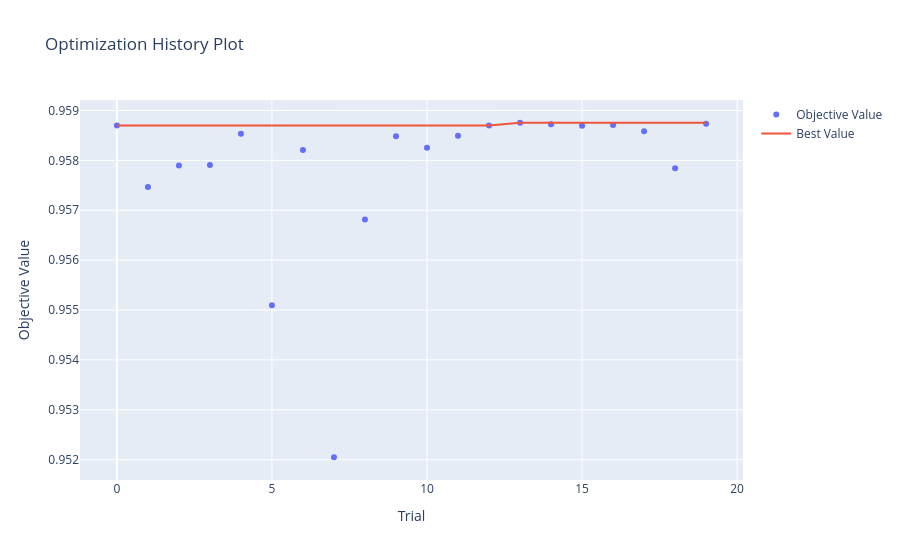
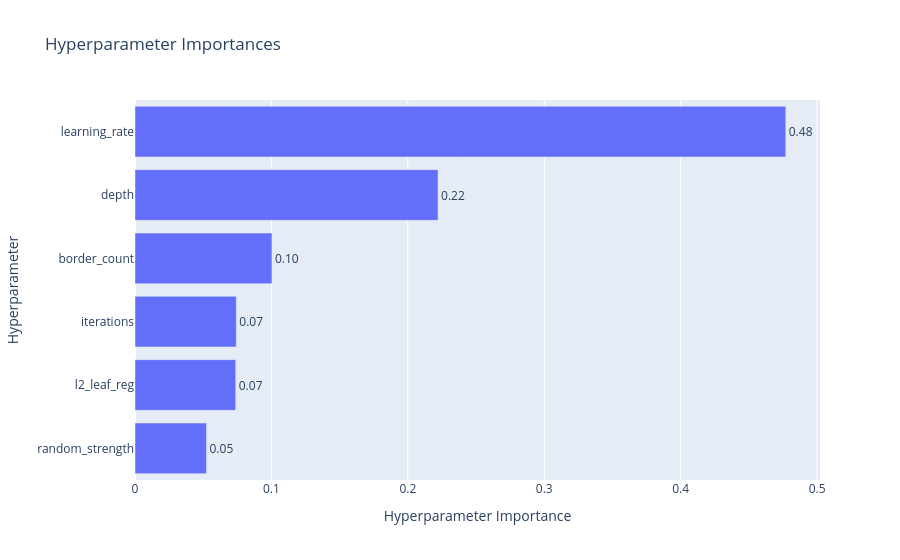

Notebook code cell kept with these figures, in order:
### Code cell
import optuna.visualization as vis

vis.plot_optimization_history(study).show()

vis.plot_param_importances(study).show()

### Figure 1 — Plotly figure (JSON) as saved in the notebook; plotly's stock layout.template omitted (floating-point values rounded to 4 significant figures)
{"data": [{"mode": "markers", "name": "Objective Value", "type": "scatter", "x": [0, 1, 2, 3, 4, 5, 6, 7, 8, 9, 10, 11, 12, 13, 14, 15, 16, 17, 18, 19], "y": [0.9587, 0.9575, 0.9579, 0.9579, 0.9585, 0.9551, 0.9582, 0.952, 0.9568, 0.9585, 0.9583, 0.9585, 0.9587, 0.9588, 0.9587, 0.9587, 0.9587, 0.9586, 0.9578, 0.9587]}, {"mode": "lines", "name": "Best Value", "type": "scatter", "x": [0, 1, 2, 3, 4, 5, 6, 7, 8, 9, 10, 11, 12, 13, 14, 15, 16, 17, 18, 19], "y": [0.9587, 0.9587, 0.9587, 0.9587, 0.9587, 0.9587, 0.9587, 0.9587, 0.9587, 0.9587, 0.9587, 0.9587, 0.9587, 0.9588, 0.9588, 0.9588, 0.9588, 0.9588, 0.9588, 0.9588]}, {"marker": {"color": "#cccccc"}, "mode": "markers", "name": "Infeasible Trial", "showlegend": false, "type": "scatter", "x": [], "y": []}], "layout": {"title": {"text": "Optimization History Plot"}, "xaxis": {"title": {"text": "Trial"}}, "yaxis": {"title": {"text": "Objective Value"}}}}

### Figure 2 — Plotly figure (JSON) as saved in the notebook; plotly's stock layout.template omitted (floating-point values rounded to 4 significant figures)
{"data": [{"cliponaxis": false, "hovertemplate": ["random_strength (FloatDistribution): 0.05240995981343102<extra></extra>", "l2_leaf_reg (FloatDistribution): 0.07382764872551735<extra></extra>", "iterations (IntDistribution): 0.07424829623232661<extra></extra>", "border_count (CategoricalDistribution): 0.10037599856440729<extra></extra>", "depth (IntDistribution): 0.22212088807604566<extra></extra>", "learning_rate (FloatDistribution): 0.477017208588272<extra></extra>"], "name": "Objective Value", "orientation": "h", "text": ["0.05", "0.07", "0.07", "0.10", "0.22", "0.48"], "textposition": "outside", "type": "bar", "x": [0.05241, 0.07383, 0.07425, 0.1004, 0.2221, 0.477], "y": ["random_strength", "l2_leaf_reg", "iterations", "border_count", "depth", "learning_rate"]}], "layout": {"title": {"text": "Hyperparameter Importances"}, "xaxis": {"title": {"text": "Hyperparameter Importance"}}, "yaxis": {"title": {"text": "Hyperparameter"}}}}
